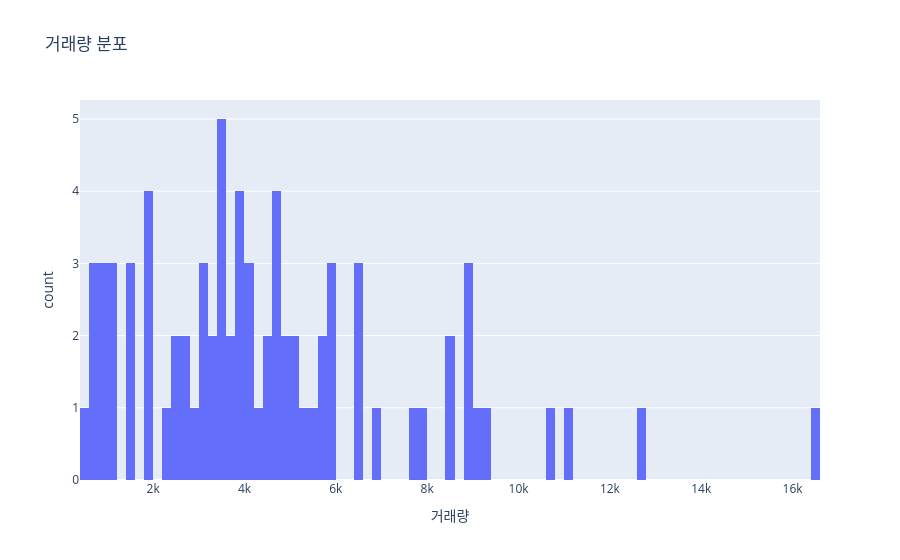

The code cell stored with this chart in its notebook:
### Code cell
fig = px.histogram(
    df,
    x="거래량",
    nbins=100,
    title="거래량 분포"
)

fig.show()

### Figure 1 — Plotly figure (JSON) as saved in the notebook; plotly's stock layout.template omitted (floating-point values rounded to 4 significant figures)
{"data": [{"bingroup": "x", "hovertemplate": "거래량=%{x}<br>count=%{y}<extra></extra>", "legendgroup": "", "marker": {"color": "#636efa", "pattern": {"shape": ""}}, "name": "", "nbinsx": 100, "orientation": "v", "showlegend": false, "type": "histogram", "x": [6500, 8403, 4634, 3165, 5819, 16404, 11168, 5166, 3929, 4579, 6510, 7740, 5956, 3997, 3885, 3761, 5049, 4056, 4800, 4205, 2801, 2296, 1444, 1179, 1143, 857, 1563, 1838, 1844, 1146, 692, 805, 658, 577, 768, 910, 1497, 2556, 3110, 3335, 3490, 4032, 3758, 4052, 3520, 2423, 1934, 1875, 2693, 2729, 4466, 4659, 5321, 7962, 9268, 6561, 3198, 3935, 3560, 3398, 3589, 6817, 10693, 5757, 8563, 12614, 4637, 4614, 9083, 8948, 3525, 4936, 5550, 5980, 5702, 8832, 8917], "xaxis": "x", "yaxis": "y"}], "layout": {"barmode": "relative", "legend": {"tracegroupgap": 0}, "title": {"text": "거래량 분포"}, "xaxis": {"anchor": "y", "domain": [0, 1], "title": {"text": "거래량"}}, "yaxis": {"anchor": "x", "domain": [0, 1], "title": {"text": "count"}}}}
